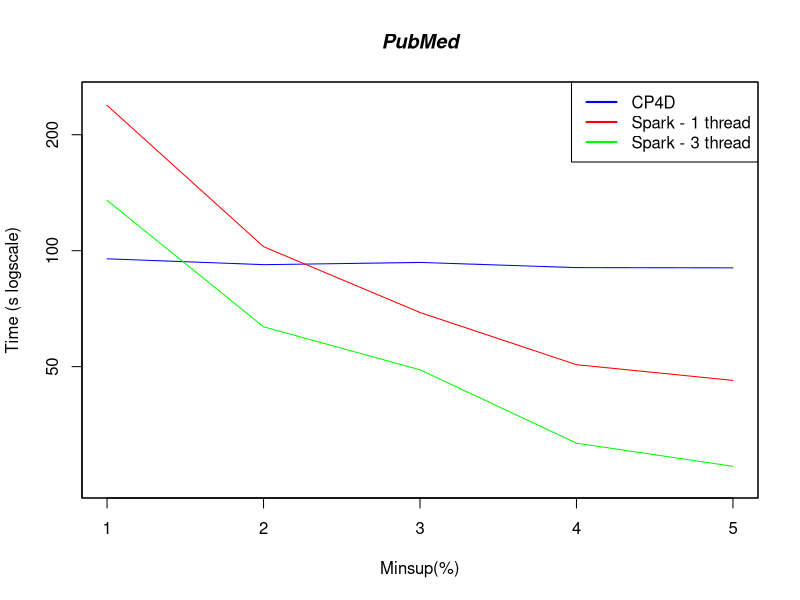

This chart was generated by the following R code:


#DATA
xLabel <- c("1", "2", "3", "4", "5")
x <- c(1:5)

cp4d <- c(95.263, 91.984, 93.220, 90.379, 90.256)
spark1 <- c(238.432, 102.439, 69.099, 50.578, 46.052)
spark3 <- c(135.144, 63.451, 49.058, 31.638, 27.555)

#PLOT
plot(x,cp4d, log = "y", type="l", xlab="Minsup(%)", ylab="Time (s logscale)", col="blue", xaxt='n', ylim=c(25, 250))
lines(x,spark1, col="red")
lines(x,spark3, col="green")

#Pretty up
title(main="PubMed", font.main=4)
legend("topright", legend=c("CP4D", "Spark - 1 thread", "Spark - 3 thread"), lty=c(1,1),lwd=c(2,2), col=c("blue","red","green"))
axis(1, at=1:5, lab=xLabel)
box()
